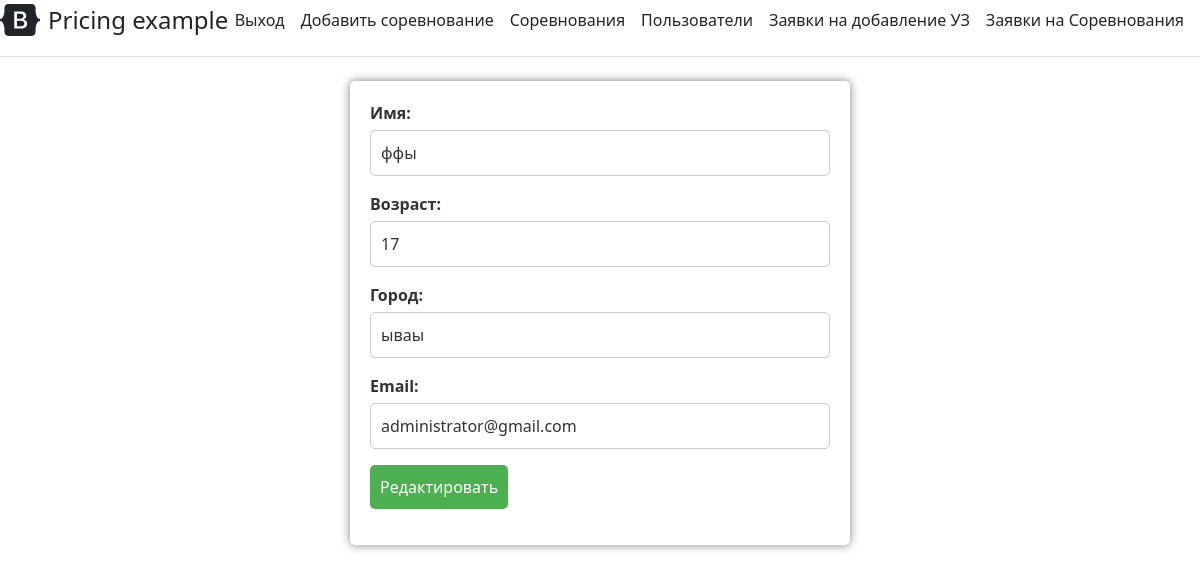
Screenshot of /admin/list_of_users/2/update (signed in) with the database file from the repository.
### user_data.py (models this page shows, shortened)
class Profiles(db.Model):
    id = db.Column(db.Integer, primary_key=True)
    name = db.Column(db.String(50), nullable=True)
    surname = db.Column(db.String(50), nullable=True)
    patronymic = db.Column(db.String(50), nullable=True)
    old = db.Column(db.Integer)
    city = db.Column(db.String(100))
    educational_institution = db.Column(db.String(100))
    phone_number = db.Column(db.String(100))
    user_id = db.Column(db.Integer, db.ForeignKey('users.id'))
    user = db.relationship('Users', backref=db.backref('profile', uselist=False))

class Users(db.Model, UserMixin):
    id = db.Column(db.Integer, primary_key=True)
    email = db.Column(db.String(50), unique=True)
    psw = db.Column(db.String(500), nullable=True)
    access_level = db.Column(db.Integer, default=1)
    date = db.Column(db.DateTime, default=datetime.utcnow)
    is_active = db.Column(db.Boolean, default=True)
    pr = db.relationship('Profiles', backref='users', uselist=False)

### admin/admin.py (the view)
@admin.route('/list_of_users/<int:id>/update', methods =['POST', 'GET'])
@login_required
def list_of_users_update(id):
    if current_user.access_level != 2:
        return redirect(url_for('main_page'))
    user = Users.query.get(id)
    profile = Profiles.query.get(id)
    if request.method == 'POST':
        user.email = request.form['email']
        profile.name = request.form['name']
        profile.old = request.form['old']
        profile.city = request.form['city']
        try:
            db.session.commit()
            return redirect('/admin/list_of_users')
        except:
            return 'При редактировании статьи произошла ошибка'
    else:
        return render_template('admin/list_of_users_update.html', user=user, profile=profile)

### app.py (called while the page is built)
@login_manager.user_loader
def load_user(user_id):
    return Users.query.get(int(user_id))

### admin/templates/admin/list_of_users_update.html (shortened to what this page needs)
{% extends 'admin/main_admin.html' %}
{% block body %}
<head>
<link rel="stylesheet" href="{{ url_for('static', filename='css/error.css') }}">
    </head>
<head>
<link rel="stylesheet" href="{{ url_for('static', filename='css/regist_new.css') }}">
</head>
<form action="" method="post" class="form-contact">
<p><label>Имя: </label> <input type="text" name="name" value="{{ profile.name }}" required />
<p><label>Возраст: </label> <input type="text" name="old" value="{{ profile.old }}" required />
<p><label>Город: </label> <input type="text" name="city" value="{{ profile.city }}" required />
<p><label>Email: </label> <input type="text" name="email" value="{{ user.email }}" required />
<p><input type="submit" value="Редактировать" />
</form>
{% endblock %}

### static/css/regist_new.css (style rules this page uses)
.form-contact { max-width: 500px; margin: 0 auto; padding: 20px; background-color: #fff; border-radius: 5px; box-shadow: 0 0 10px rgba(0,0,0,0.5); }
.form-contact input[type="text"], .form-contact input[type="password"], .form-contact select { display: block; width: 100%; padding: 10px; border: 1px solid #ccc; border-radius: 5px; margin-bottom: 10px; font-size: 16px; color: #333; }
.form-contact input[type="submit"] { background-color: #4CAF50; color: #fff; padding: 10px; border: none; border-radius: 5px; font-size: 16px; cursor: pointer; }
.form-contact label { font-size: 16px; color: #333; font-weight: bold; margin-bottom: 5px; }

### rows the page displays
Profiles: name "ффы", old "17", city "ываы"
Users: email "administrator@gmail.com"
